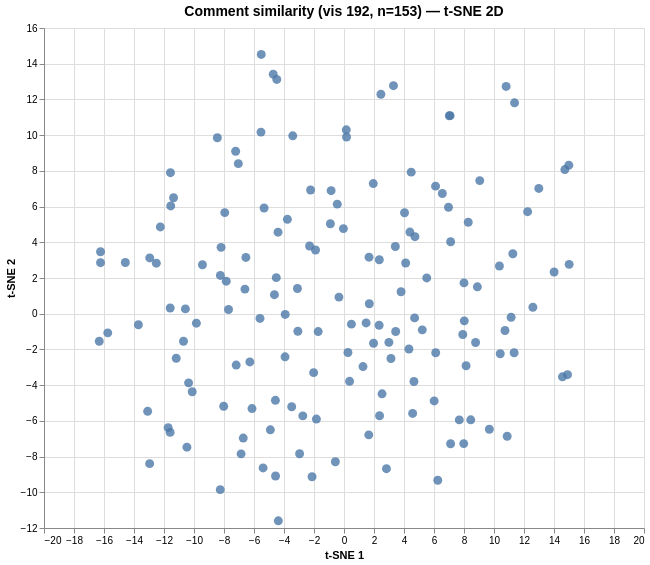

The specification (Vega-Lite) saved for this image:
### Vega specification from a JSON file in a GitHub repository (floating-point values rounded to 4 significant figures; data arrays with more than 128 entries replaced by an {"elided": "..."} marker saying what was removed)
{"$schema": "https://vega.github.io/schema/vega/v6.json", "data": [{"name": "param_1e9efca18e7a2868_store"}, {"name": "source_0", "values": {"elided": "153 records"}}, {"name": "source_0_x_domain_dim_1", "values": [{"min": -16.32, "max": 15.01}]}, {"name": "source_0_y_domain_dim_2", "values": [{"min": -11.6, "max": 14.52}]}], "signals": [{"name": "unit", "value": {}, "on": [{"events": "pointermove", "update": "isTuple(group()) ? group() : unit"}]}, {"name": "param_1e9efca18e7a2868", "update": "vlSelectionResolve(\"param_1e9efca18e7a2868_store\", \"union\")"}, {"name": "param_1e9efca18e7a2868_dim_1", "on": [{"events": [{"source": "view", "type": "dblclick"}], "update": "null"}, {"events": {"signal": "param_1e9efca18e7a2868_translate_delta"}, "update": "panLinear(param_1e9efca18e7a2868_translate_anchor.extent_x, -param_1e9efca18e7a2868_translate_delta.x / width)"}, {"events": {"signal": "param_1e9efca18e7a2868_zoom_delta"}, "update": "zoomLinear(domain(\"x\"), param_1e9efca18e7a2868_zoom_anchor.x, param_1e9efca18e7a2868_zoom_delta)"}]}, {"name": "param_1e9efca18e7a2868_dim_2", "on": [{"events": [{"source": "view", "type": "dblclick"}], "update": "null"}, {"events": {"signal": "param_1e9efca18e7a2868_translate_delta"}, "update": "panLinear(param_1e9efca18e7a2868_translate_anchor.extent_y, param_1e9efca18e7a2868_translate_delta.y / height)"}, {"events": {"signal": "param_1e9efca18e7a2868_zoom_delta"}, "update": "zoomLinear(domain(\"y\"), param_1e9efca18e7a2868_zoom_anchor.y, param_1e9efca18e7a2868_zoom_delta)"}]}, {"name": "param_1e9efca18e7a2868_tuple", "on": [{"events": [{"signal": "param_1e9efca18e7a2868_dim_1 || param_1e9efca18e7a2868_dim_2"}], "update": "param_1e9efca18e7a2868_dim_1 && param_1e9efca18e7a2868_dim_2 ? {unit: \"\", fields: param_1e9efca18e7a2868_tuple_fields, values: [param_1e9efca18e7a2868_dim_1,param_1e9efca18e7a2868_dim_2]} : null"}]}, {"name": "param_1e9efca18e7a2868_tuple_fields", "value": [{"field": "dim_1", "channel": "x", "type": "R"}, {"field": "dim_2", "channel": "y", "type": "R"}]}, {"name": "param_1e9efca18e7a2868_translate_anchor", "value": {}, "on": [{"events": [{"source": "scope", "type": "pointerdown"}], "update": "{x: x(unit), y: y(unit), extent_x: domain(\"x\"), extent_y: domain(\"y\")}"}]}, {"name": "param_1e9efca18e7a2868_translate_delta", "value": {}, "on": [{"events": [{"source": "window", "between": [{"source": "scope", "type": "pointerdown"}, {"source": "window", "type": "pointerup"}], "consume": true, "type": "pointermove"}], "update": "{x: param_1e9efca18e7a2868_translate_anchor.x - x(unit), y: param_1e9efca18e7a2868_translate_anchor.y - y(unit)}"}]}, {"name": "param_1e9efca18e7a2868_zoom_anchor", "on": [{"events": [{"source": "scope", "consume": true, "type": "wheel"}], "update": "{x: invert(\"x\", x(unit)), y: invert(\"y\", y(unit))}"}]}, {"name": "param_1e9efca18e7a2868_zoom_delta", "on": [{"events": [{"source": "scope", "consume": true, "type": "wheel"}], "update": "pow(1.001, event.deltaY * pow(16, event.deltaMode))", "force": true}]}, {"name": "param_1e9efca18e7a2868_modify", "on": [{"events": {"signal": "param_1e9efca18e7a2868_tuple"}, "update": "modify(\"param_1e9efca18e7a2868_store\", param_1e9efca18e7a2868_tuple, true)"}]}], "marks": [{"type": "symbol", "name": "marks", "from": {"data": "source_0"}, "encode": {"update": {"fill": {"value": "#4c78a8"}, "opacity": {"value": 0.8}, "size": {"value": 80}, "x": {"field": "dim_1", "scale": "x"}, "shape": {"value": "circle"}, "y": {"field": "dim_2", "scale": "y"}, "tooltip": {"signal": "{\"Comment #\": format(datum[\"index\"], \"\"), \"Comment\": isValid(datum[\"comment\"]) ? datum[\"comment\"] : \"\"+datum[\"comment\"]}"}}}, "style": ["circle"], "interactive": true, "clip": true}], "scales": [{"name": "x", "type": "linear", "domain": [{"signal": "(data(\"source_0_x_domain_dim_1\")[0] || {}).min"}, {"signal": "(data(\"source_0_x_domain_dim_1\")[0] || {}).max"}], "range": [0, {"signal": "width"}], "zero": true, "nice": true, "domainRaw": {"signal": "param_1e9efca18e7a2868[\"dim_1\"]"}}, {"name": "y", "type": "linear", "domain": [{"signal": "(data(\"source_0_y_domain_dim_2\")[0] || {}).min"}, {"signal": "(data(\"source_0_y_domain_dim_2\")[0] || {}).max"}], "range": [{"signal": "height"}, 0], "domainRaw": {"signal": "param_1e9efca18e7a2868[\"dim_2\"]"}, "zero": true, "nice": true}], "axes": [{"scale": "x", "maxExtent": 0, "orient": "bottom", "gridScale": "y", "domain": false, "ticks": false, "tickCount": {"signal": "ceil(width/40)"}, "grid": true, "aria": false, "zindex": 0, "labels": false, "minExtent": 0}, {"scale": "y", "tickCount": {"signal": "ceil(height/40)"}, "grid": true, "minExtent": 0, "aria": false, "ticks": false, "gridScale": "x", "orient": "left", "maxExtent": 0, "zindex": 0, "labels": false, "domain": false}, {"scale": "x", "orient": "bottom", "grid": false, "labelOverlap": true, "tickCount": {"signal": "ceil(width/40)"}, "zindex": 0, "labelFlush": true, "title": "t-SNE 1"}, {"scale": "y", "orient": "left", "grid": false, "labelOverlap": true, "title": "t-SNE 2", "tickCount": {"signal": "ceil(height/40)"}, "zindex": 0}], "title": {"text": "Comment similarity (vis 192, n=153) — t-SNE 2D", "fontSize": 14, "frame": "group"}, "padding": 5, "background": "white", "height": 500, "width": 600, "style": "cell"}
